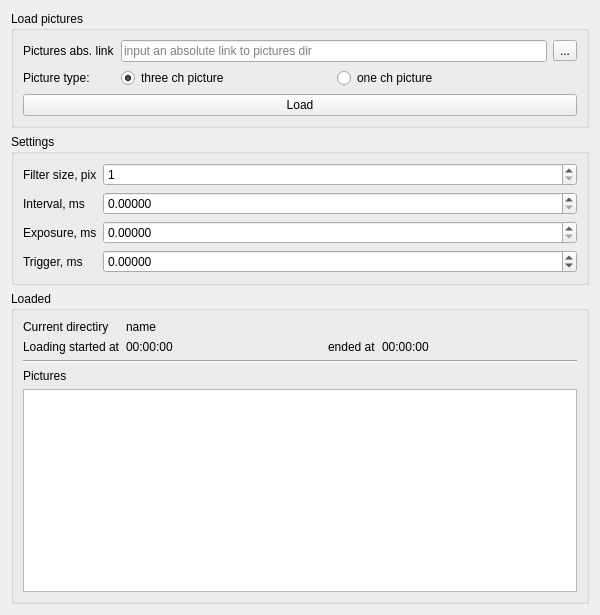
<?xml version="1.0" encoding="UTF-8"?>
<ui version="4.0">
 <class>picturesWidget</class>
 <widget class="QWidget" name="picturesWidget">
  <property name="geometry">
   <rect>
    <x>0</x>
    <y>0</y>
    <width>600</width>
    <height>615</height>
   </rect>
  </property>
  <property name="windowTitle">
   <string>Load pictures</string>
  </property>
  <layout class="QVBoxLayout" name="verticalLayout_2">
   <item>
    <widget class="QGroupBox" name="groupBox">
     <property name="title">
      <string>Load pictures</string>
     </property>
     <layout class="QGridLayout" name="gridLayout">
      <item row="0" column="0">
       <widget class="QLabel" name="label">
        <property name="sizePolicy">
         <sizepolicy hsizetype="Fixed" vsizetype="Preferred">
          <horstretch>0</horstretch>
          <verstretch>0</verstretch>
         </sizepolicy>
        </property>
        <property name="text">
         <string>Pictures abs. link</string>
        </property>
       </widget>
      </item>
      <item row="0" column="1" colspan="2">
       <widget class="QLineEdit" name="picturesLink_lineEdit">
        <property name="placeholderText">
         <string>input an absolute link to pictures dir</string>
        </property>
       </widget>
      </item>
      <item row="0" column="3">
       <widget class="QToolButton" name="picturesSelect_toolButton">
        <property name="text">
         <string>...</string>
        </property>
       </widget>
      </item>
      <item row="1" column="2" colspan="2">
       <widget class="QRadioButton" name="oneChPic_radioButton">
        <property name="text">
         <string>one ch picture</string>
        </property>
       </widget>
      </item>
      <item row="2" column="0" colspan="4">
       <widget class="QPushButton" name="PicturesLink_pushButton">
        <property name="text">
         <string>Load</string>
        </property>
       </widget>
      </item>
      <item row="1" column="1">
       <widget class="QRadioButton" name="threeChPic_radioButton">
        <property name="text">
         <string>three ch picture</string>
        </property>
        <property name="checked">
         <bool>true</bool>
        </property>
       </widget>
      </item>
      <item row="1" column="0">
       <widget class="QLabel" name="label_5">
        <property name="text">
         <string>Picture type:</string>
        </property>
       </widget>
      </item>
     </layout>
    </widget>
   </item>
   <item>
    <widget class="QGroupBox" name="groupBox_3">
     <property name="title">
      <string>Settings</string>
     </property>
     <layout class="QFormLayout" name="formLayout">
      <item row="1" column="0">
       <widget class="QLabel" name="label_2">
        <property name="text">
         <string>Interval, ms</string>
        </property>
       </widget>
      </item>
      <item row="1" column="1">
       <widget class="QDoubleSpinBox" name="interval_doubleSpinBox">
        <property name="decimals">
         <number>5</number>
        </property>
        <property name="maximum">
         <double>999.990000000000009</double>
        </property>
        <property name="singleStep">
         <double>0.000010000000000</double>
        </property>
       </widget>
      </item>
      <item row="2" column="0">
       <widget class="QLabel" name="label_3">
        <property name="text">
         <string>Exposure, ms</string>
        </property>
       </widget>
      </item>
      <item row="2" column="1">
       <widget class="QDoubleSpinBox" name="exposure_doubleSpinBox">
        <property name="decimals">
         <number>5</number>
        </property>
        <property name="maximum">
         <double>999.990000000000009</double>
        </property>
        <property name="singleStep">
         <double>0.000010000000000</double>
        </property>
       </widget>
      </item>
      <item row="3" column="0">
       <widget class="QLabel" name="label_4">
        <property name="text">
         <string>Trigger, ms</string>
        </property>
       </widget>
      </item>
      <item row="3" column="1">
       <widget class="QDoubleSpinBox" name="trigger_doubleSpinBox">
        <property name="decimals">
         <number>5</number>
        </property>
        <property name="minimum">
         <double>-9999.989999999999782</double>
        </property>
        <property name="maximum">
         <double>9999.989999999999782</double>
        </property>
        <property name="singleStep">
         <double>0.000010000000000</double>
        </property>
       </widget>
      </item>
      <item row="0" column="0">
       <widget class="QLabel" name="label_10">
        <property name="text">
         <string>Filter size, pix</string>
        </property>
       </widget>
      </item>
      <item row="0" column="1">
       <widget class="QSpinBox" name="filter_spinBox">
        <property name="minimum">
         <number>1</number>
        </property>
        <property name="singleStep">
         <number>2</number>
        </property>
       </widget>
      </item>
     </layout>
    </widget>
   </item>
   <item>
    <widget class="QGroupBox" name="groupBox_2">
     <property name="title">
      <string>Loaded</string>
     </property>
     <layout class="QGridLayout" name="gridLayout_2">
      <item row="1" column="2">
       <widget class="QLabel" name="label_9">
        <property name="sizePolicy">
         <sizepolicy hsizetype="Fixed" vsizetype="Preferred">
          <horstretch>0</horstretch>
          <verstretch>0</verstretch>
         </sizepolicy>
        </property>
        <property name="text">
         <string>ended at</string>
        </property>
       </widget>
      </item>
      <item row="1" column="0">
       <widget class="QLabel" name="label_8">
        <property name="sizePolicy">
         <sizepolicy hsizetype="Fixed" vsizetype="Preferred">
          <horstretch>0</horstretch>
          <verstretch>0</verstretch>
         </sizepolicy>
        </property>
        <property name="text">
         <string>Loading started at</string>
        </property>
       </widget>
      </item>
      <item row="0" column="0">
       <widget class="QLabel" name="label_7">
        <property name="sizePolicy">
         <sizepolicy hsizetype="Fixed" vsizetype="Preferred">
          <horstretch>0</horstretch>
          <verstretch>0</verstretch>
         </sizepolicy>
        </property>
        <property name="text">
         <string>Current directiry</string>
        </property>
       </widget>
      </item>
      <item row="1" column="1">
       <widget class="QLabel" name="fileStartTime_label">
        <property name="text">
         <string>00:00:00</string>
        </property>
       </widget>
      </item>
      <item row="3" column="0">
       <widget class="QLabel" name="label_6">
        <property name="text">
         <string>Pictures</string>
        </property>
       </widget>
      </item>
      <item row="1" column="3">
       <widget class="QLabel" name="fileEndTime_label">
        <property name="text">
         <string>00:00:00</string>
        </property>
       </widget>
      </item>
      <item row="2" column="0" colspan="4">
       <widget class="Line" name="line">
        <property name="orientation">
         <enum>Qt::Horizontal</enum>
        </property>
       </widget>
      </item>
      <item row="6" column="0" colspan="4">
       <widget class="QTableWidget" name="pictures_tableWidget"/>
      </item>
      <item row="0" column="1" colspan="3">
       <widget class="QLabel" name="fileName_label">
        <property name="text">
         <string>name</string>
        </property>
       </widget>
      </item>
     </layout>
    </widget>
   </item>
  </layout>
 </widget>
 <resources/>
 <connections/>
</ui>
